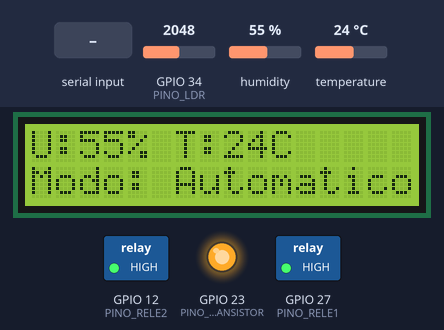
Simulated run of this sketch. Board: ESP32. Shown: 16×2 character LCD, switched loads named in the sketch (green lamp = pin HIGH), output pins drawn as LEDs (lit = HIGH). Inputs (shaded band) come from the test bench; at power-on: GPIO 34 (PINO_LDR) = 2048, humidity 55 %, temperature 24 °C. Nothing arrives over Bluetooth unless stated; what the sketch prints to the serial monitor is not drawn.

Above: at 1.2 s.
1.3 s: GPIO 34 (PINO_LDR) set to 1073
2.8 s: GPIO 34 (PINO_LDR) set to 962
At 3.6 s:
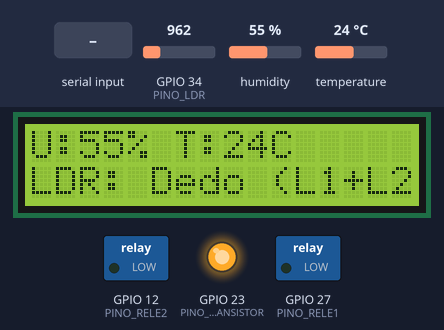
4.3 s: "Desligar L1" received over the second serial link
At 5.8 s:
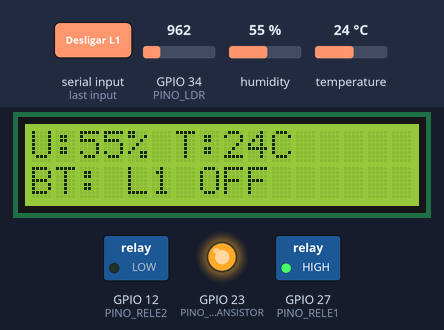
6.9 s: "Ligar L1" received over the second serial link
At 8.8 s:
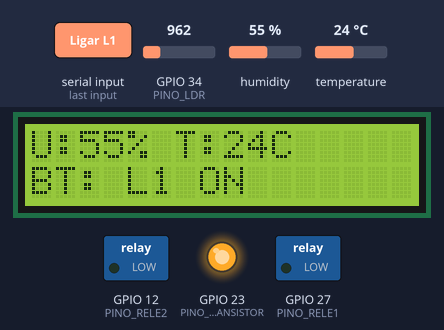
9.4 s: GPIO 34 (PINO_LDR) set to 11
15.7 s: GPIO 34 (PINO_LDR) set to 8
Timing chart, 0 to 18.2 s (numbered marks = the images above; inputs shaded):
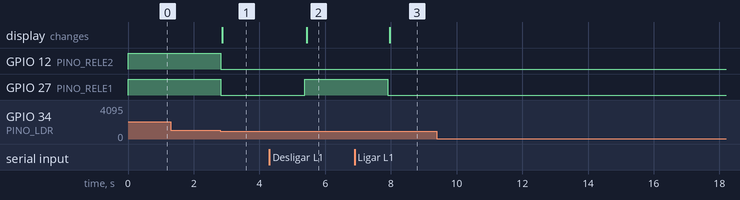

The sketch:

amostra_tecnica.ino
```cpp
#include "BluetoothSerial.h"
#include <Wire.h>
#include <LiquidCrystal_I2C.h>
#include <DHT.h>

#define PINO_RELE1 27
#define PINO_RELE2 12
const int PINO_TRANSISTOR = 23;
const int PINO_LDR = 34;

LiquidCrystal_I2C lcd(0x27, 16, 2);
DHT dht(4, DHT11);
BluetoothSerial SerialBT;

// Limiares de luz ambiente (ajustável)
const int LIMIAR_ESCURO = 1000; // Valor com a lanterna cobrindo (ajustado para ser mais sensível)
const int LIMIAR_CLARO = 2200;  // Valor com luz da lanterna

bool cobertoPeloDedo = false;
String estadoLCD = "Modo: Automatico";

void setup() {
  Serial.begin(115200);

  pinMode(PINO_LDR, INPUT);

  // O transistor liga no setup e NUNCA mais desliga a alimentação do LDR
  pinMode(PINO_TRANSISTOR, OUTPUT);
  digitalWrite(PINO_TRANSISTOR, HIGH);

  pinMode(PINO_RELE1, OUTPUT);
  pinMode(PINO_RELE2, OUTPUT);
  // Inicia relés desligados (Assumindo relés acionados em LOW)
  digitalWrite(PINO_RELE1, HIGH);
  digitalWrite(PINO_RELE2, HIGH);

  dht.begin();
  SerialBT.begin("Rodando na Base da Oração");

  lcd.init();
  lcd.backlight();
}

void loop() {
  // -------------------------------------------------------------
  // 1. LEITURA AUTOMÁTICA DO LDR
  // -------------------------------------------------------------
  int leituraLDR = analogRead(PINO_LDR);

  // Valor da luminosidade no monitor serial
  Serial.print("Leitura LDR: ");
  Serial.println(leituraLDR);

  // SE COLOCAR a Lanterna do celular: Liga ambas as lâmpadas imediatamente
  if (leituraLDR < LIMIAR_ESCURO && !cobertoPeloDedo) {
    digitalWrite(PINO_RELE1, LOW);
    digitalWrite(PINO_RELE2, LOW);
    cobertoPeloDedo = true;
    estadoLCD = "LDR: Dedo (L1+L2)";
  }
  // SE TIRAR a Lanterna do celular: Desliga as lâmpadas e volta ao normal
  else if (leituraLDR > LIMIAR_CLARO && cobertoPeloDedo) {
    digitalWrite(PINO_RELE1, HIGH);
    digitalWrite(PINO_RELE2, HIGH);
    cobertoPeloDedo = false;
    estadoLCD = "LDR: Livre";
  }

  // -------------------------------------------------------------
  // 2. COMANDOS VIA BLUETOOTH
  // -------------------------------------------------------------
  if (SerialBT.available()) {
    String receberDados = SerialBT.readString();
    receberDados.trim();

    if (receberDados == "Ligar L1") {
      digitalWrite(PINO_RELE1, LOW);
      estadoLCD = "BT: L1 ON";
    }
    else if (receberDados == "Desligar L1") {
      digitalWrite(PINO_RELE1, HIGH);
      estadoLCD = "BT: L1 OFF";
    }
    else if (receberDados == "Ligar L2") {
      digitalWrite(PINO_RELE2, LOW);
      estadoLCD = "BT: L2 ON";
    }
    else if (receberDados == "Desligar L2") {
      digitalWrite(PINO_RELE2, HIGH);
      estadoLCD = "BT: L2 OFF";
    }
  }

  // -------------------------------------------------------------
  // 3. LEITURA DO DHT11 E EXIBIÇÃO NO LCD
  // -------------------------------------------------------------
  float temperatura = dht.readTemperature();
  float umidade = dht.readHumidity();

  // Linha 0: Umidade e Temperatura
  lcd.setCursor(0, 0);
  lcd.print("U:");
  if (isnan(umidade)) {
    lcd.print("Err ");
  } else {
    lcd.print((int)umidade);
    lcd.print("% ");
  }

  lcd.print("T:");
  if (isnan(temperatura)) {
    lcd.print("Err ");
  } else {
    lcd.print((int)temperatura);
    lcd.print("C  ");
  }

  // Linha 1: Status no LCD
  lcd.setCursor(0, 1);
  lcd.print("                "); // Limpa a linha
  lcd.setCursor(0, 1);
  lcd.print(estadoLCD);

  delay(150); // Leitura ultra-rápida (150 milissegundos)
}
```

Measured:
- the behaviour switches between 1000 and 999 on GPIO 34 (PINO_LDR) (found by bisection; images 0 and 1)
- after the input at 1.3 s, every drawn part: stays the same
- after the input at 2.8 s, GPIO 12 (PINO_RELE2), GPIO 27 (PINO_RELE1): HIGH → LOW at once; the display: changes after 0.06 s (image 1)
- after the input at 4.3 s, GPIO 27 (PINO_RELE1): LOW → HIGH after 1.1 s; the display: changes after 1.1 s (image 2)
- after the input at 6.9 s, GPIO 27 (PINO_RELE1): HIGH → LOW after 1.0 s; the display: changes after 1.1 s (image 3)
- after the input at 9.4 s, every drawn part: stays the same
- after the input at 15.7 s, every drawn part: stays the same
